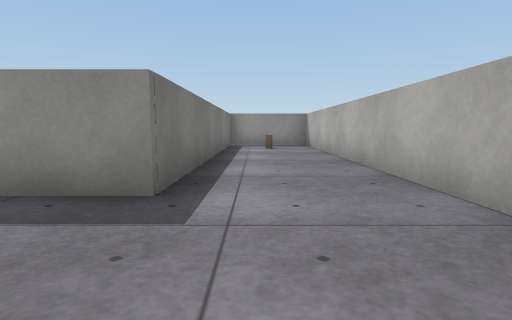
View 1 (above)

16 first-person views from a walk through a 3-D level made in the Unity game engine. The camera is 0.6 m above the floor, tilts 6° down and sees 80° across. The floor is counted in squares, 1 m on a side. Each view is taken from the middle of a square. On the plan, view 1 faces up. The plan holds only what a view shows up to about 9 squares ahead; the rest is blank. The place goes on beyond the plan. Surface patterns are stand-ins for the level's own textures.

View 2
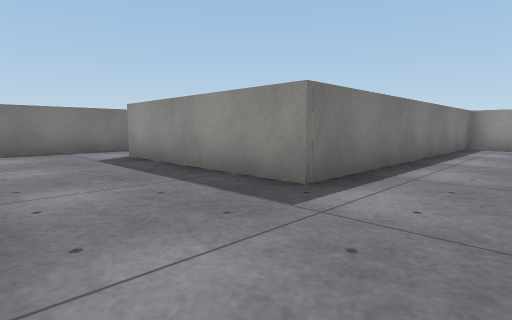

View 3
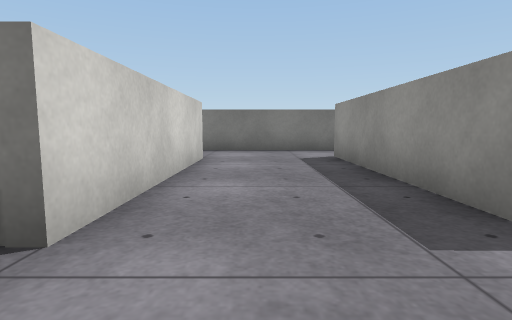

View 4
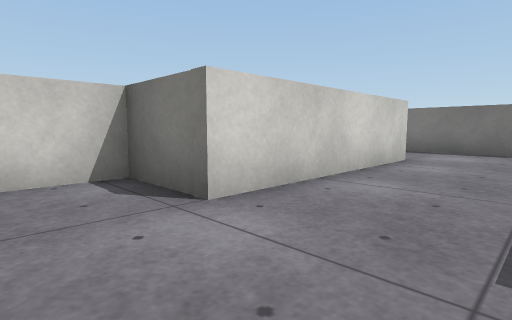

View 5
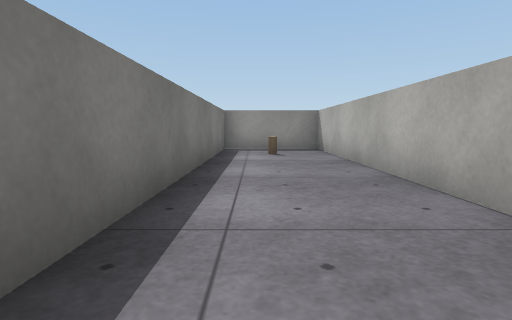

View 6
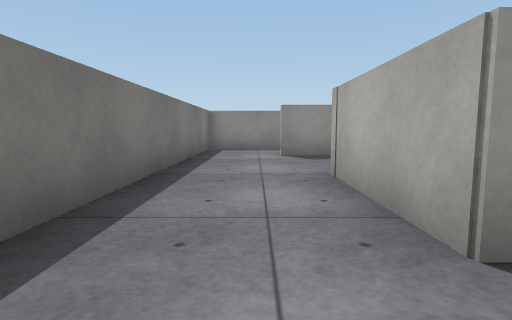

View 7
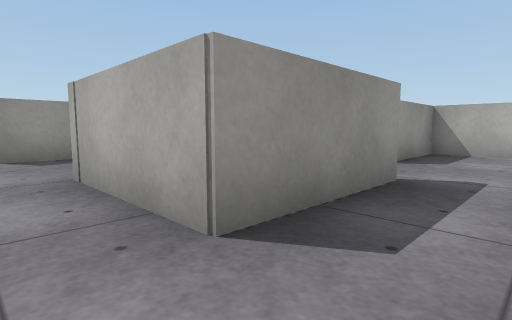

View 8
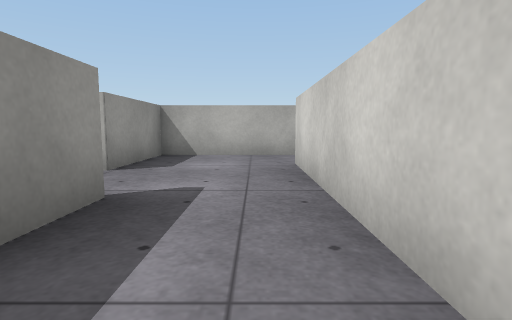

View 9
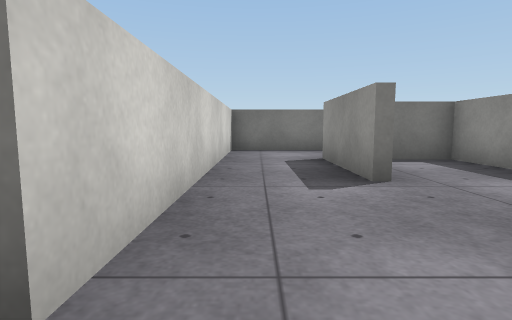

View 10
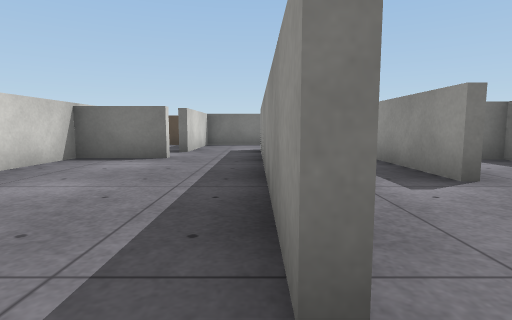

View 11
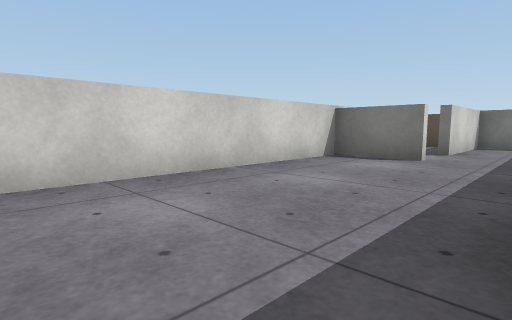

View 12
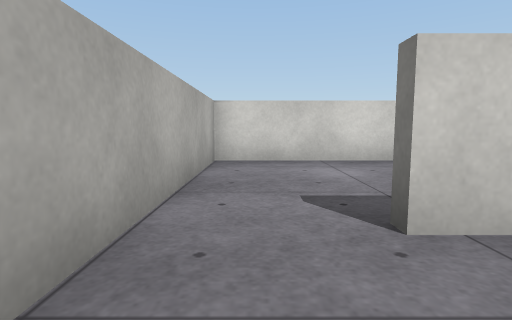

View 13
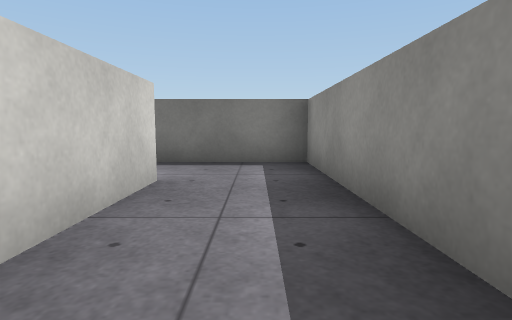

View 14
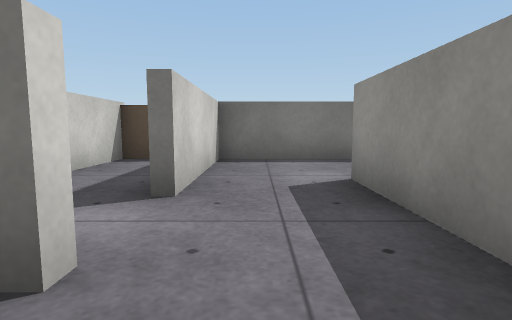

View 15
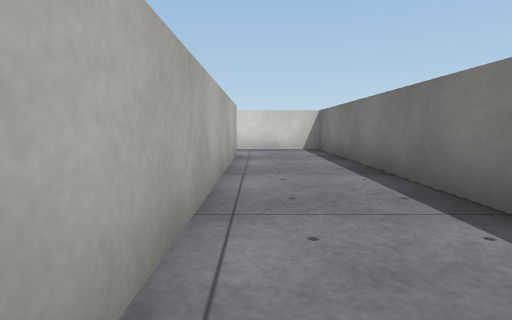

View 16
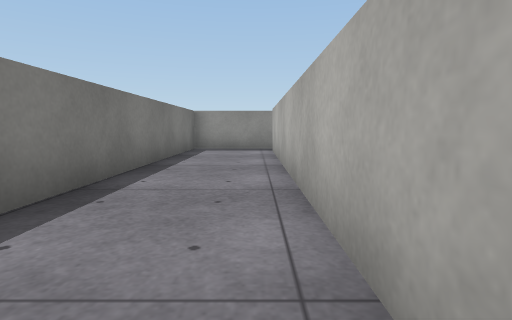

### Floor plan
Points are (right, up) in squares from view 1. A wall is a line through its corners. A room is listed if a view was taken in it or the views show most of it. See-through windows are left out.
Room 1 (views 1, 2, 3, 4, 5)
walls: (1.8, 2) (1.8, 10.7) (-0.9, 10.7) (-0.9, 2.7) (-5.5, 2.7); (-5, -0.1) (-0.5, -0.1) (-0.5, -1.7) (0.8, -1.7); (-7.4, 3.4) (-7.4, 0.5)
ways out: opening at (-6, 0) to room 2; opening at (-6, 3) to room 6
objects: cylinder (0, 9)
Room 2 (views 6, 7)
walls: (-5, -2.7) (-5, -0.1); (-7.4, 0.5) (-7.4, -4.7) (-5.4, -4.7)
ways out: opening at (-6, 0) to room 1; opening at (-5, -4) to room 3
Room 3 (view 8)
walls: (-2.4, -2.7) (-5, -2.7); (-5.4, -4.7) (-1.5, -4.7)
ways out: opening at (-5, -4) to room 2; opening at (-0.5, -3.5) to room 4; opening at (-2, -3) to room 8
Room 4 (views 9, 12)
walls: (-1.5, -4.7) (0.2, -4.7); (1.8, -4.4) (1.8, -1.9) (-0.8, -1.9)
ways out: opening at (-0.5, -3.5) to room 3; opening at (1, -5) to room 5
Room 5 (views 10, 11, 14)
walls: (0.2, -4.9) (-5.4, -4.9); (-5.1, -6.8) (-5.1, -8.6) (1.8, -8.6) (1.8, -4.4)
ways out: opening at (1, -5) to room 4; opening at (-5, -6) to room 9
Room 6 (view 13)
walls: (-3, 4.9) (-7.4, 4.9) (-7.4, 3.4); (-5.5, 2.9) (-3.2, 2.9)
ways out: opening at (-6, 3) to room 1
Room 7 (views 15, 16)
walls: (-7.6, -4.9) (-7.6, 4.9); (-7.5, 5.9) (-9.8, 5.9) (-9.8, -6.7) (-7.6, -6.7)
ways out: opening at (-7, -6) to room 9
Room 8 (no view inside)
walls: (-3.4, -0.3) (-4.8, -0.3) (-4.8, -1.5)
ways out: opening at (-2, -3) to room 3
Room 9 (no view inside)
walls: (-7.6, -6.7) (-6.6, -6.7); (-5.4, -4.9) (-7.6, -4.9)
ways out: opening at (-5, -6) to room 5; opening at (-7, -6) to room 7; opening at (-6, -7)

Positions as (right, up) in squares from view 1, and headings:
1: (0, 0), facing up
2: (1, 0), facing up-left
3: (1, 1), facing left
4: (1, 2), facing down-left
5: (0, 2), facing up
6: (-6, -4), facing up
7: (-6, -4), facing up-right
8: (-5, -4), facing right
9: (1, -4), facing left
10: (1, -5), facing left
11: (1, -5), facing down-left
12: (1, -3), facing down
13: (-2, 4), facing left
14: (-4, -6), facing left
15: (-8, 2), facing down
16: (-8, -3), facing up
